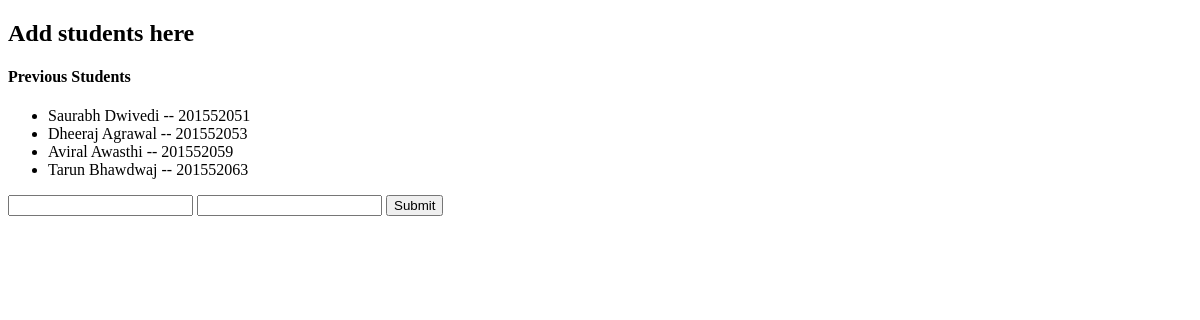
Page /logbook/add_student on the earlier database version.
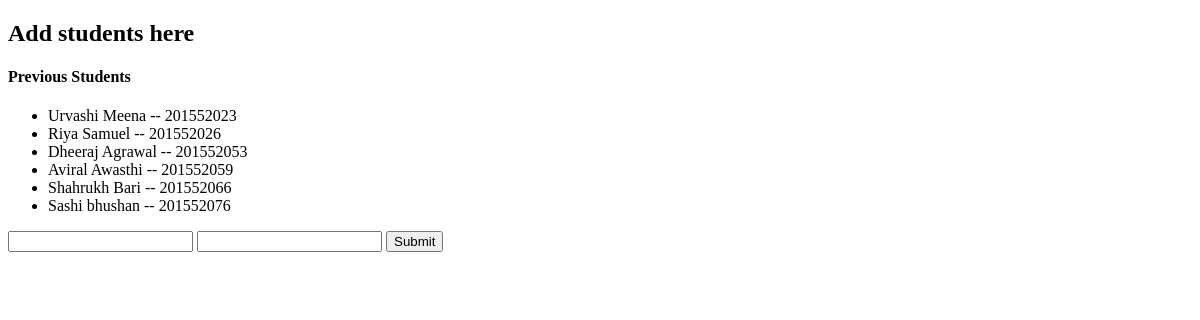
Same page on the later database version.
### logbook_2/models.py (models this page shows)
class Students(models.Model):
    name = models.CharField(max_length=100)
    id = models.IntegerField(primary_key=True)

### logbook_2/views.py (the view)
def add_student(request):
    if request.method == "POST":
        name = request.POST['name']
        id = request.POST['id']
        student = Students(name=name,id=id)
        student.save()
        return HttpResponseRedirect('/logbook/')
    else:
        students = Students.objects.all()
        return render(request,'logbook_2/add_student.html',{'students' : students})

### logbook_2/templates/logbook_2/add_student.html (shortened to what this page needs)
<!DOCTYPE html>
<html lang="en">
<head>
</head>
<body>
<h2>Add students here</h2>
<h4>Previous Students</h4>
<ul>
    {% for stud in students %}
        <li>{{  stud.name }} -- {{stud.id}}</li>
    {% endfor %}
</ul>
<form action="{% url 'add_student' %}" method="POST">{% csrf_token %}
<input type="number" name="id">
<input type="text" name="name">
    <input type="submit" name="submit">
    </form>
</body>
</html>

Differences in the rows shown:
removed Students: name "Saurabh Dwivedi", id "201552051"
removed Students: name "Tarun Bhawdwaj", id "201552063"
added Students: name "Urvashi Meena", id "201552023"
added Students: name "Riya Samuel", id "201552026"
added Students: name "Shahrukh Bari", id "201552066"
added Students: name "Sashi bhushan", id "201552076"
